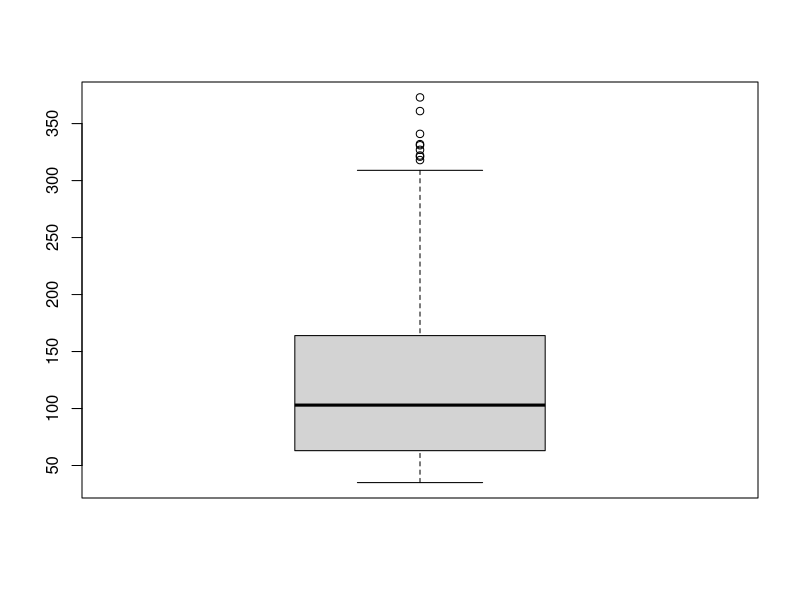
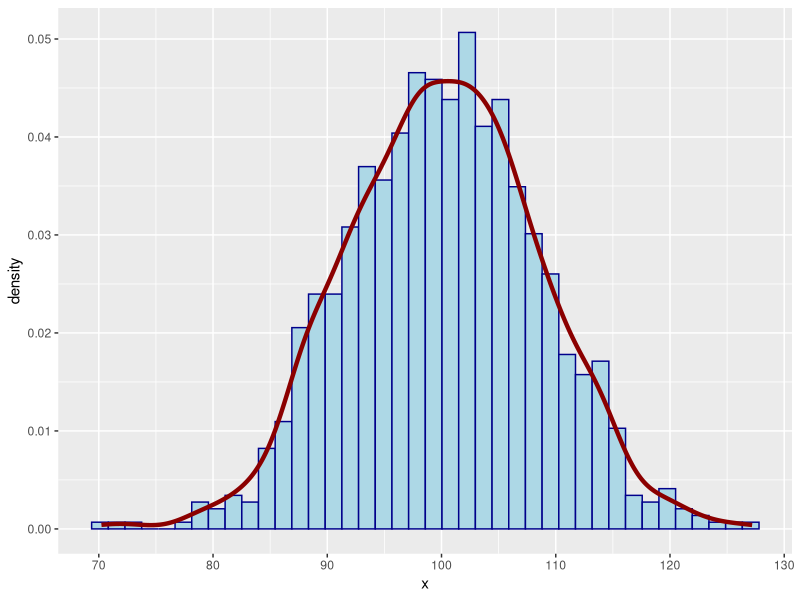
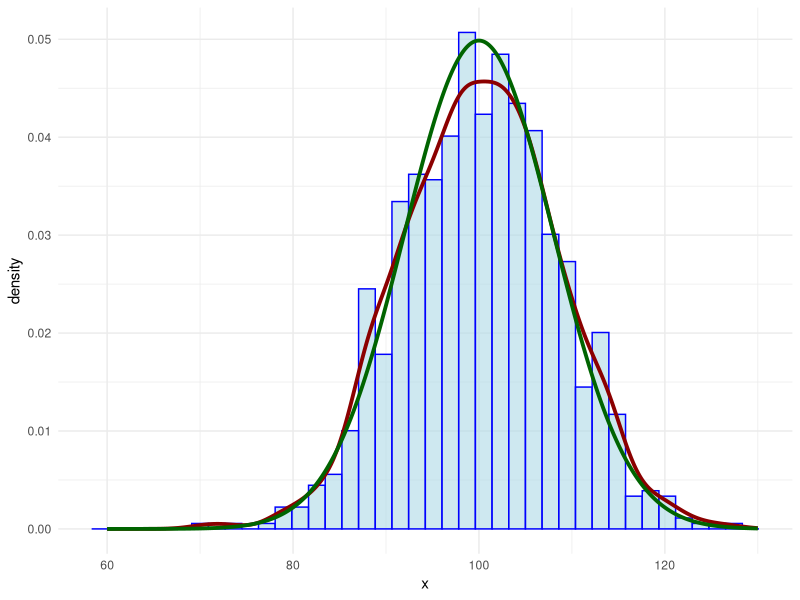
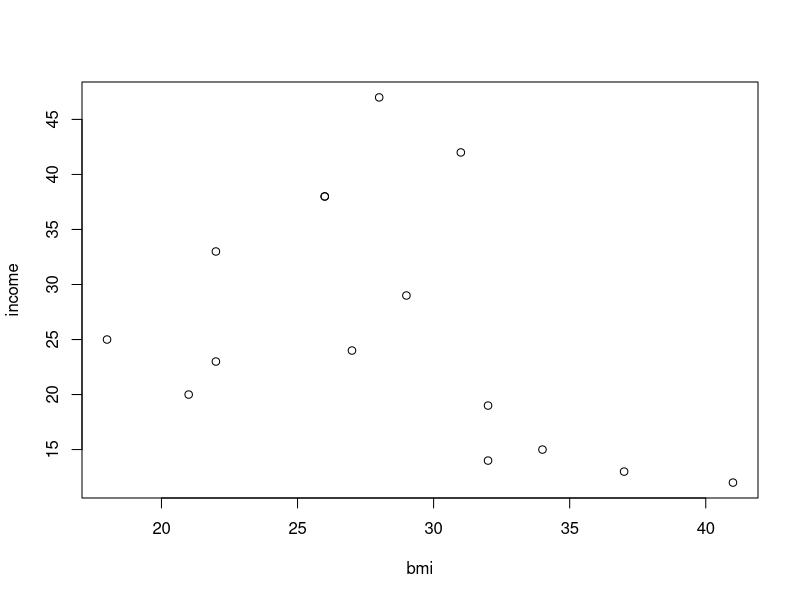
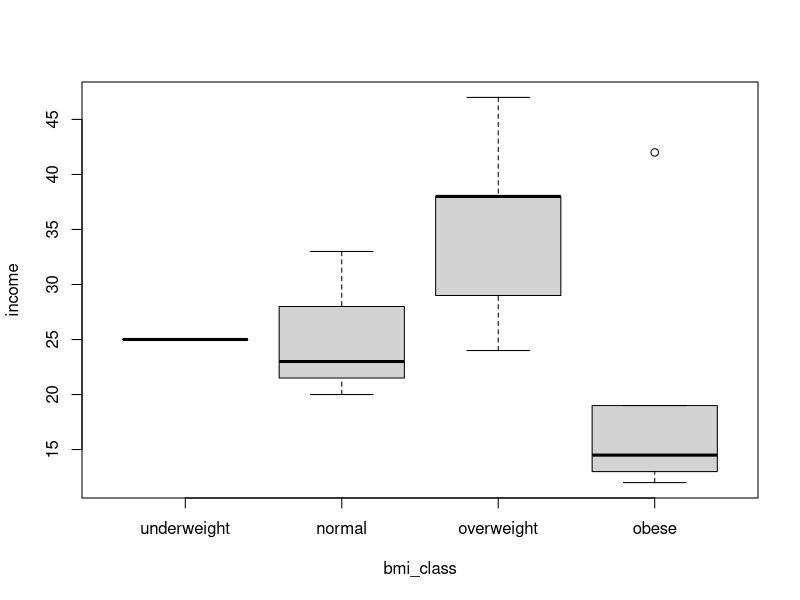

Generate these figures, in order, with R:
## ---- chunk 1
options(digits = 3)
library(ggplot2)
knitr::opts_knit$set(cache = TRUE,
                     tidy = TRUE,
                     tidy.opts = list(blank = FALSE, width.cutoff = 60))
## ---- chunk 2
quantile(ChickWeight$weight)
quantile(ChickWeight$weight, probs = seq(0, 1, 0.2))
## ---- chunk 3
IQR(ChickWeight$weight)
## same as
quantile(ChickWeight$weight)[4] - quantile(ChickWeight$weight)[2]
## same as
diff(quantile(ChickWeight$weight, probs = c(0.25, 0.75)))
## ---- chunk 4
summary(ChickWeight$weight)
boxplot(ChickWeight$weight)
## ---- chunk 5
set.seed(4040)
random_normal <- rnorm(1000, 100, 8)
## ---- chunk 6
df <- data.frame(x = random_normal)
ggplot(data = df, mapping = aes(x = x)) +
    geom_histogram(aes(y = after_stat(density)), 
                   bins = 40, 
                   fill = "lightblue", 
                   color = "darkblue") +
    geom_density(color = "darkred", linewidth = 1.5)
## ---- chunk 7
x <- seq(60, 130, length.out = 1000)
y_dens <- dnorm(x = x, mean = 100, sd = 8) # generate y values of theoretical density
df <- data.frame(x = x,
                obs = random_normal,
                y_dens = y_dens)
ggplot(data = df, mapping = aes(x = x)) +
    geom_histogram(aes(x = obs, y = after_stat(density)), 
                   bins = 40, 
                   fill = "lightblue",
                   color = "blue", 
                   alpha = 0.6) +
    geom_density(aes(x = obs), color = "darkred", linewidth = 1.3) + 
    geom_line(aes(y = y_dens), color = "darkgreen", linewidth = 1.3) +
    theme_minimal()
## ---- chunk 8
pnorm(q = 100, mean = 100, sd = 8, lower.tail = TRUE)
## ---- chunk 9
pnorm(q = 92, mean = 100, sd = 8, lower.tail = TRUE)
## ---- chunk 10
pnorm(q=120, mean=100, sd=8, lower.tail = FALSE)
## ---- chunk 11
sample.int(n=5, size=3)
## ---- chunk 12
sample.int(n=5, size=10, replace=TRUE)
## ---- chunk 13
sample.int(5)
## ---- chunk 14
sample(x = 1:1000, size = 3)
## ---- chunk 15
iris[sample.int(n = nrow(iris), size = 5), ]
## ---- chunk 16
x <- NA
x == NA
## ---- chunk 17
x <- c(1, 2, 3, NA)
sum(x)
sum(x, na.rm = TRUE)
## ---- chunk 18
## body mass index
bmi <- c(22, 32, 21, 37, 28, 34, 26, 29,
         41, 18, 22, 27, 32, 31, 26)
## year income * 1000 euros
income <- c(23, 14, 20, 13, 47, 15, 38, 29, 
            12, 25, 33, 24, 19, 42, 38)
my_data <- data.frame(bmi = bmi, income = income)
## ---- chunk 19
with(my_data, plot(income ~ bmi))
## ---- chunk 20
my_data$bmi_class <- cut(bmi,
    breaks = c(0, 18.5, 25.0, 30.0, Inf), 
    right = F,
    labels = c("underweight", "normal", "overweight", "obese"),
    ordered_result = T)
with(my_data, boxplot(income ~ bmi_class))
## ---- chunk 21
x <- c(2, 5, 10)
cut(x, breaks = c(0, 2, 5, 10), right = F)
cut(x, breaks = c(0, 2, 5, 10), right = T)
## ---- chunk 22
paste(1, 2, 3)
paste(1, 2, 3, sep="-")
paste(1:12, month.abb)
